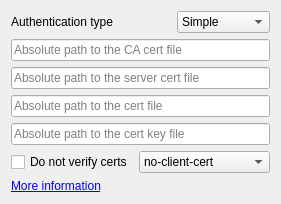
          <widget class="QWidget" name="tabWidgetPage3">
           <attribute name="title">
            <string>Authentication</string>
           </attribute>
           <layout class="QGridLayout" name="gridLayout_15">
            <item row="5" column="0">
             <widget class="QLineEdit" name="lineNodeCertFile">
              <property name="placeholderText">
               <string>Absolute path to the cert file</string>
              </property>
             </widget>
            </item>
            <item row="2" column="0">
             <layout class="QHBoxLayout" name="horizontalLayout_7">
              <item>
               <widget class="QLabel" name="label_25">
                <property name="sizePolicy">
                 <sizepolicy hsizetype="Preferred" vsizetype="Maximum">
                  <horstretch>0</horstretch>
                  <verstretch>0</verstretch>
                 </sizepolicy>
                </property>
                <property name="toolTip">
                 <string>&lt;p&gt;Simple: no authentication, TLS simple/mutual: use SSL certificates to authenticate nodes.&lt;/p&gt;&lt;p&gt;Visit the wiki for more information.&lt;/p&gt;</string>
                </property>
                <property name="text">
                 <string>Authentication type</string>
                </property>
               </widget>
              </item>
              <item>
               <widget class="QComboBox" name="comboNodeAuthType">
                <property name="sizePolicy">
                 <sizepolicy hsizetype="Maximum" vsizetype="Fixed">
                  <horstretch>0</horstretch>
                  <verstretch>0</verstretch>
                 </sizepolicy>
                </property>
                <item>
                 <property name="text">
                  <string>Simple</string>
                 </property>
                </item>
                <item>
                 <property name="text">
                  <string>Simple TLS</string>
                 </property>
                </item>
                <item>
                 <property name="text">
                  <string>Mutual TLS</string>
                 </property>
                </item>
               </widget>
              </item>
             </layout>
            </item>
            <item row="3" column="0">
             <widget class="QLineEdit" name="lineNodeCACertFile">
              <property name="placeholderText">
               <string>Absolute path to the CA cert file</string>
              </property>
             </widget>
            </item>
            <item row="8" column="0">
             <layout class="QHBoxLayout" name="horizontalLayout_6">
              <item>
               <widget class="QCheckBox" name="checkNodeAuthSkipVerify">
                <property name="text">
                 <string>Do not verify certs</string>
                </property>
               </widget>
              </item>
              <item>
               <widget class="QComboBox" name="comboNodeAuthVerifyType">
                <item>
                 <property name="text">
                  <string>no-client-cert</string>
                 </property>
                </item>
                <item>
                 <property name="text">
                  <string>req-cert</string>
                 </property>
                </item>
                <item>
                 <property name="text">
                  <string>req-any-cert</string>
                 </property>
                </item>
                <item>
                 <property name="text">
                  <string>verify-cert</string>
                 </property>
                </item>
                <item>
                 <property name="text">
                  <string>req-and-verify-cert</string>
                 </property>
                </item>
               </widget>
              </item>
             </layout>
            </item>
            <item row="6" column="0">
             <widget class="QLineEdit" name="lineNodeCertKeyFile">
              <property name="placeholderText">
               <string>Absolute path to the cert key file</string>
              </property>
             </widget>
            </item>
            <item row="4" column="0">
             <widget class="QLineEdit" name="lineNodeServerCertFile">
              <property name="placeholderText">
               <string>Absolute path to the server cert file</string>
              </property>
             </widget>
            </item>
            <item row="9" column="0">
             <widget class="QLabel" name="label_26">
              <property name="text">
               <string>&lt;a href=&quot;https://github.com/evilsocket/opensnitch/wiki/Nodes-authentication#nodes-authentication-added-in-v161&quot;&gt;More information&lt;/a&gt;</string>
              </property>
              <property name="openExternalLinks">
               <bool>true</bool>
              </property>
              <property name="textInteractionFlags">
               <set>Qt::TextInteractionFlag::LinksAccessibleByMouse|Qt::TextInteractionFlag::TextSelectableByMouse</set>
              </property>
             </widget>
            </item>
           </layout>
          </widget>
